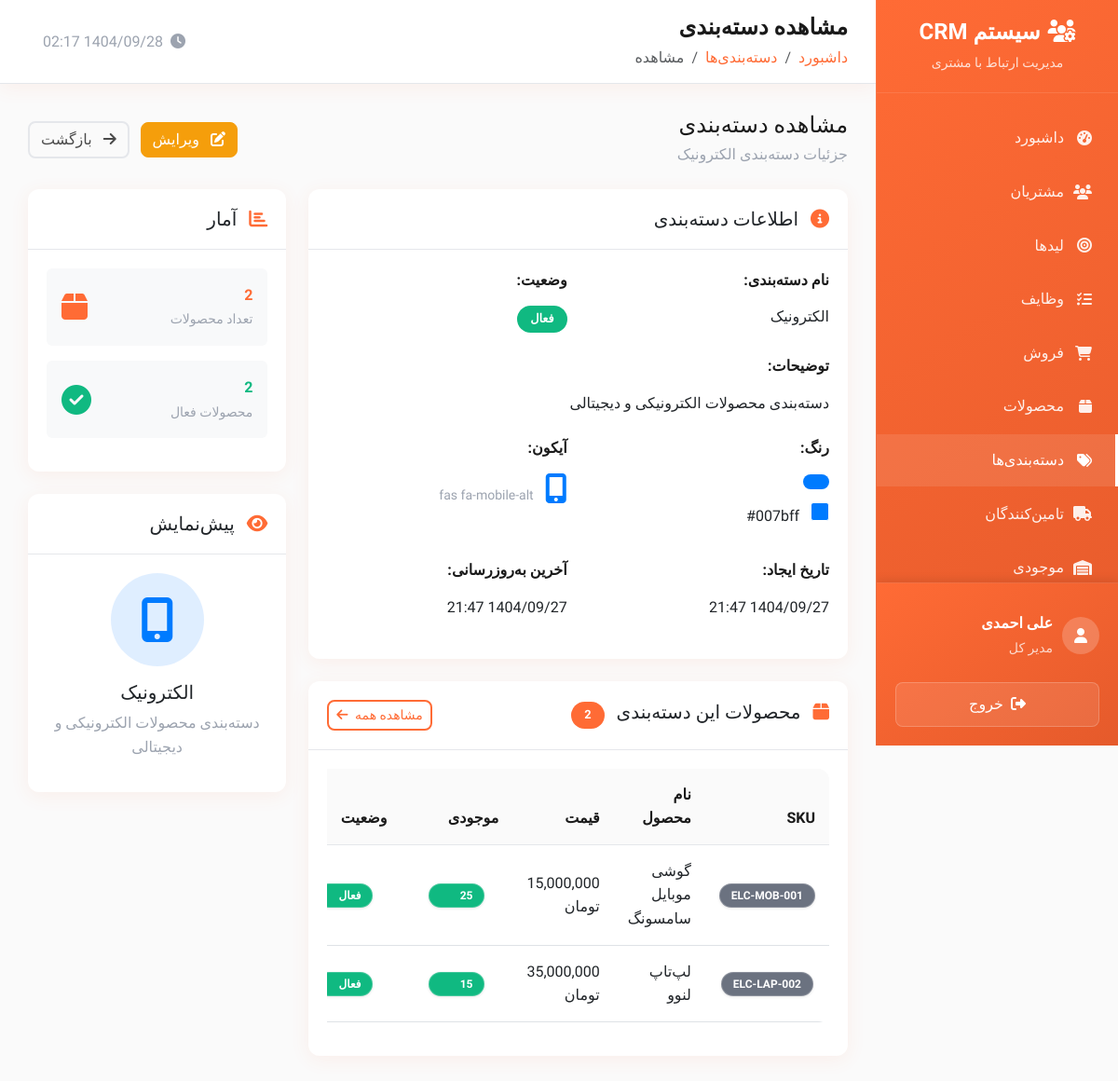
Page /public/category_view.php?id=1 (signed in) on the committed database.
### tables this page shows
CREATE TABLE users (
    id INT AUTO_INCREMENT PRIMARY KEY,
    username VARCHAR(50) UNIQUE NOT NULL,
    email VARCHAR(100) UNIQUE NOT NULL,
    password VARCHAR(255) NOT NULL,
    first_name VARCHAR(50) NOT NULL,
    last_name VARCHAR(50) NOT NULL,
    mobile VARCHAR(15),
    phone VARCHAR(20),
    avatar VARCHAR(255),
    role ENUM('admin', 'manager', 'sales', 'user') DEFAULT 'user',
    status ENUM('active', 'inactive', 'suspended') DEFAULT 'active',
    department VARCHAR(100),
    position VARCHAR(100),
    hire_date DATE,
    salary DECIMAL(10,2),
    address TEXT,
    notes TEXT,
    last_login DATETIME,
    failed_login_attempts INT DEFAULT 0,
    locked_until DATETIME NULL,
    created_at TIMESTAMP DEFAULT CURRENT_TIMESTAMP,
    updated_at TIMESTAMP DEFAULT CURRENT_TIMESTAMP ON UPDATE CURRENT_TIMESTAMP
);

CREATE TABLE categories (
    id INT AUTO_INCREMENT PRIMARY KEY,
    name VARCHAR(255) NOT NULL UNIQUE,
    description TEXT NULL,
    color VARCHAR(7) DEFAULT '#007bff',
    icon VARCHAR(255) NULL,
    is_active BOOLEAN DEFAULT TRUE,
    created_at TIMESTAMP DEFAULT CURRENT_TIMESTAMP,
    updated_at TIMESTAMP DEFAULT CURRENT_TIMESTAMP ON UPDATE CURRENT_TIMESTAMP,
    deleted_at TIMESTAMP NULL
);

CREATE TABLE products (
    id INT AUTO_INCREMENT PRIMARY KEY,
    name VARCHAR(255) NOT NULL,
    description TEXT,
    category VARCHAR(100),
    category_id INT NULL,
    supplier_id INT NULL,
    price DECIMAL(15,2) DEFAULT 0,
    cost_price DECIMAL(15,2) DEFAULT 0,
    purchase_price DECIMAL(15,2) DEFAULT 0,
    selling_price DECIMAL(15,2) DEFAULT 0,
    sku VARCHAR(100) UNIQUE NOT NULL,
    status ENUM('active', 'inactive', 'discontinued') DEFAULT 'active',
    stock_quantity INT DEFAULT 0,
    min_stock_level INT DEFAULT 5,
    max_stock_level INT NULL,
    unit VARCHAR(50) DEFAULT 'عدد',
    barcode VARCHAR(100),
    image VARCHAR(255) NULL,
    weight DECIMAL(10,3) DEFAULT 0,
    dimensions VARCHAR(100),
    tags TEXT,
    notes TEXT,
    is_active BOOLEAN DEFAULT TRUE,
    created_by INT,
    created_at TIMESTAMP DEFAULT CURRENT_TIMESTAMP,
    updated_at TIMESTAMP DEFAULT CURRENT_TIMESTAMP ON UPDATE CURRENT_TIMESTAMP,
    deleted_at TIMESTAMP NULL,
    FOREIGN KEY (created_by) REFERENCES users(id) ON DELETE SET NULL,
    FOREIGN KEY (category_id) REFERENCES categories(id) ON DELETE CASCADE ON UPDATE CASCADE,
    FOREIGN KEY (supplier_id) REFERENCES suppliers(id) ON DELETE CASCADE ON UPDATE CASCADE
);

### public/category_view.php (the view, shortened to what the rows shown need)
<?php
$category_id = (int)($_GET['id'] ?? 0);
$page_title = 'مشاهده دسته‌بندی';
require_once __DIR__ . '/../private/database.php';
require_once __DIR__ . '/../private/auth.php';
require_once __DIR__ . '/../private/functions.php';
try {
    $stmt = $pdo->prepare("SELECT * FROM categories WHERE id = ? AND deleted_at IS NULL");
    $stmt->execute([$category_id]);
    $category = $stmt->fetch();
    $stmt = $pdo->prepare("
        SELECT id, name, sku, price, stock_quantity, status
        FROM products
        WHERE category_id = ? AND deleted_at IS NULL
        ORDER BY created_at DESC
        LIMIT 20
    ");
    $stmt->execute([$category_id]);
    $products = $stmt->fetchAll();
} catch (PDOException $e) {
    error_log("خطا در دریافت اطلاعات دسته‌بندی: " . $e->getMessage());
    setMessage('خطا در بارگذاری اطلاعات', 'error');
    header('Location: categories.php');
    exit();
}
include __DIR__ . '/../private/header.php';
?>
<div class="d-flex justify-content-between align-items-center mb-4">
    <div>
        <h4 class="mb-1"><?php echo $page_title; ?></h4>
        <p class="text-muted mb-0">جزئیات دسته‌بندی <?php echo htmlspecialchars($category['name']); ?></p>
    </div>
</div>
<div class="row">
    <div class="col-lg-8">
        <div class="card mb-4">
            <div class="card-body">
                <div class="row">
                    <div class="col-md-6 mb-3">
                        <label class="form-label fw-bold">نام دسته‌بندی:</label>
                        <p class="form-control-plaintext"><?php echo htmlspecialchars($category['name']); ?></p>
                    </div>
                </div>
                <?php if ($category['description']): ?>
                    <div class="mb-3">
                        <label class="form-label fw-bold">توضیحات:</label>
                        <p class="form-control-plaintext"><?php echo nl2br(htmlspecialchars($category['description'])); ?></p>
                    </div>
                <?php endif; ?>
                <div class="row">
                    <div class="col-md-6 mb-3">
                        <label class="form-label fw-bold">رنگ:</label>
                        <p class="form-control-plaintext">
                            <span class="badge" style="background-color: <?php echo htmlspecialchars($category['color']); ?>; color: white;">
                                <?php echo htmlspecialchars($category['color']); ?>
                            </span>
                        </p>
                    </div>
                    <?php if ($category['icon']): ?>
                    <div class="col-md-6 mb-3">
                        <label class="form-label fw-bold">آیکون:</label>
                        <p class="form-control-plaintext">
                            <i class="<?php echo htmlspecialchars($category['icon']); ?> fa-2x" style="color: <?php echo htmlspecialchars($category['color']); ?>;"></i>
                            <small class="text-muted ms-2"><?php echo htmlspecialchars($category['icon']); ?></small>
                        </p>
                    </div>
                    <?php endif; ?>
                </div>
                <div class="row">
                    <div class="col-md-6 mb-3">
                        <label class="form-label fw-bold">تاریخ ایجاد:</label>
                        <p class="form-control-plaintext"><?php echo formatPersianDate($category['created_at']); ?></p>
                    </div>
                    <div class="col-md-6 mb-3">
                        <label class="form-label fw-bold">آخرین به‌روزرسانی:</label>
                        <p class="form-control-plaintext"><?php echo formatPersianDate($category['updated_at']); ?></p>
                    </div>
                </div>
            </div>
        </div>
        <div class="card">
            <div class="card-body">
                <?php if (empty($products)): ?>
                    <div class="text-center text-muted py-4">
                        <i class="fas fa-box fa-3x mb-3"></i>
                        <p>محصولی در این دسته‌بندی وجود ندارد</p>
                    </div>
                <?php else: ?>
                    <div class="table-responsive">
                        <table class="table table-hover">
                            <thead>
                                <tr>
                                    <th>SKU</th>
                                    <th>نام محصول</th>
                                    <th>قیمت</th>
                                    <th>موجودی</th>
                                    <th>وضعیت</th>
                                </tr>
                            </thead>
                            <tbody>
                                <?php foreach ($products as $product): ?>
                                    <tr>
                                        <td>
                                            <span class="badge bg-secondary"><?php echo htmlspecialchars($product['sku']); ?></span>
                                        </td>
                                        <td><?php echo htmlspecialchars($product['name']); ?></td>
                                        <td><?php echo formatMoney($product['price']); ?></td>
                                        <td>
                                            <span class="badge bg-<?php echo $product['stock_quantity'] > 10 ? 'success' : ($product['stock_quantity'] > 0 ? 'warning' : 'danger'); ?>">
                                                <?php echo number_format($product['stock_quantity']); ?>
                                            </span>
                                        </td>
                                        <td>
                                            <span class="badge bg-<?php echo $product['status'] === 'active' ? 'success' : 'secondary'; ?>">
                                                <?php echo $product['status'] === 'active' ? 'فعال' : 'غیرفعال'; ?>
                                            </span>
                                        </td>
                                    </tr>
                                <?php endforeach; ?>
                            </tbody>
                        </table>
                    </div>
                <?php endif; ?>
            </div>
        </div>
    </div>
    <div class="col-lg-4">
        <div class="card">
            <div class="card-body text-center">
                <div class="rounded-circle d-flex align-items-center justify-content-center mx-auto mb-3"
                     style="width: 100px; height: 100px; background-color: <?php echo htmlspecialchars($category['color']); ?>20; color: <?php echo htmlspecialchars($category['color']); ?>;">
                    <i class="<?php echo htmlspecialchars($category['icon'] ?: 'fas fa-tag'); ?> fa-3x"></i>
                </div>
                <h5><?php echo htmlspecialchars($category['name']); ?></h5>
                <?php if ($category['description']): ?>
                    <p class="text-muted"><?php echo truncateText(htmlspecialchars($category['description']), 100); ?></p>
                <?php endif; ?>
            </div>
        </div>
    </div>
</div>
<?php include __DIR__ . '/../private/footer.php'; ?>

### private/header.php (shortened to what the rows shown need)
<?php
$current_user = getCurrentUser();
?>
<!DOCTYPE html>
<html lang="fa" dir="rtl">
<head>
    <link href="https://cdn.jsdelivr.net/npm/bootstrap@5.3.0/dist/css/bootstrap.rtl.min.css" rel="stylesheet">
    <link href="https://cdnjs.cloudflare.com/ajax/libs/font-awesome/6.4.0/css/all.min.css" rel="stylesheet">
    <link href="https://cdn.jsdelivr.net/npm/chart.js@3.9.1/dist/chart.min.css" rel="stylesheet">
</head>
<body>
    <div class="sidebar" id="sidebar">
            <?php if (hasRole('admin')): ?>
            <a href="settings.php" class="menu-item <?php echo basename($_SERVER['PHP_SELF']) == 'settings.php' ? 'active' : ''; ?>">
                <i class="fas fa-cog"></i>
                تنظیمات
            </a>
            <a href="users.php" class="menu-item <?php echo basename($_SERVER['PHP_SELF']) == 'users.php' ? 'active' : ''; ?>">
                <i class="fas fa-user-cog"></i>
                کاربران
            </a>
            <?php endif; ?>
        <div class="sidebar-user">
            <div class="user-info">
                <div>
                    <div class="fw-bold"><?php echo htmlspecialchars($current_user['first_name'] . ' ' . $current_user['last_name']); ?></div>
                    <small class="opacity-75"><?php echo getRoleTitle($current_user['role']); ?></small>
                </div>
            </div>
        </div>
    </div>
    <div class="main-content">
        <div class="top-nav d-flex justify-content-between align-items-center">
            <div>
                <h1 class="nav-title"><?php echo isset($page_title) ? $page_title : 'داشبورد'; ?></h1>
            </div>
        </div>
        <div class="content">

### rows in the picture
users: first_name+last_name "علی احمدی", role "مدیر کل"
categories: name "الکترونیک", description "دسته‌بندی محصولات الکترونیکی و دیجیتالی", color "#007bff", icon "fas fa-mobile-alt", created_at "1404/09/27 21:47", updated_at "1404/09/27 21:47"
products: sku "ELC-MOB-001", name "گوشی موبایل سامسونگ", price "15,000,000 تومان", stock_quantity "25", status "فعال"
products: sku "ELC-LAP-002", name "لپ‌تاپ لنوو", price "35,000,000 تومان", stock_quantity "15", status "فعال"

### other values in the picture
$page_title "مشاهده دسته‌بندی"
$item['title'] "داشبورد"
$item['title'] "دسته‌بندی‌ها"
$item['title'] "مشاهده"
$products_count "2"
$active_products "2"
